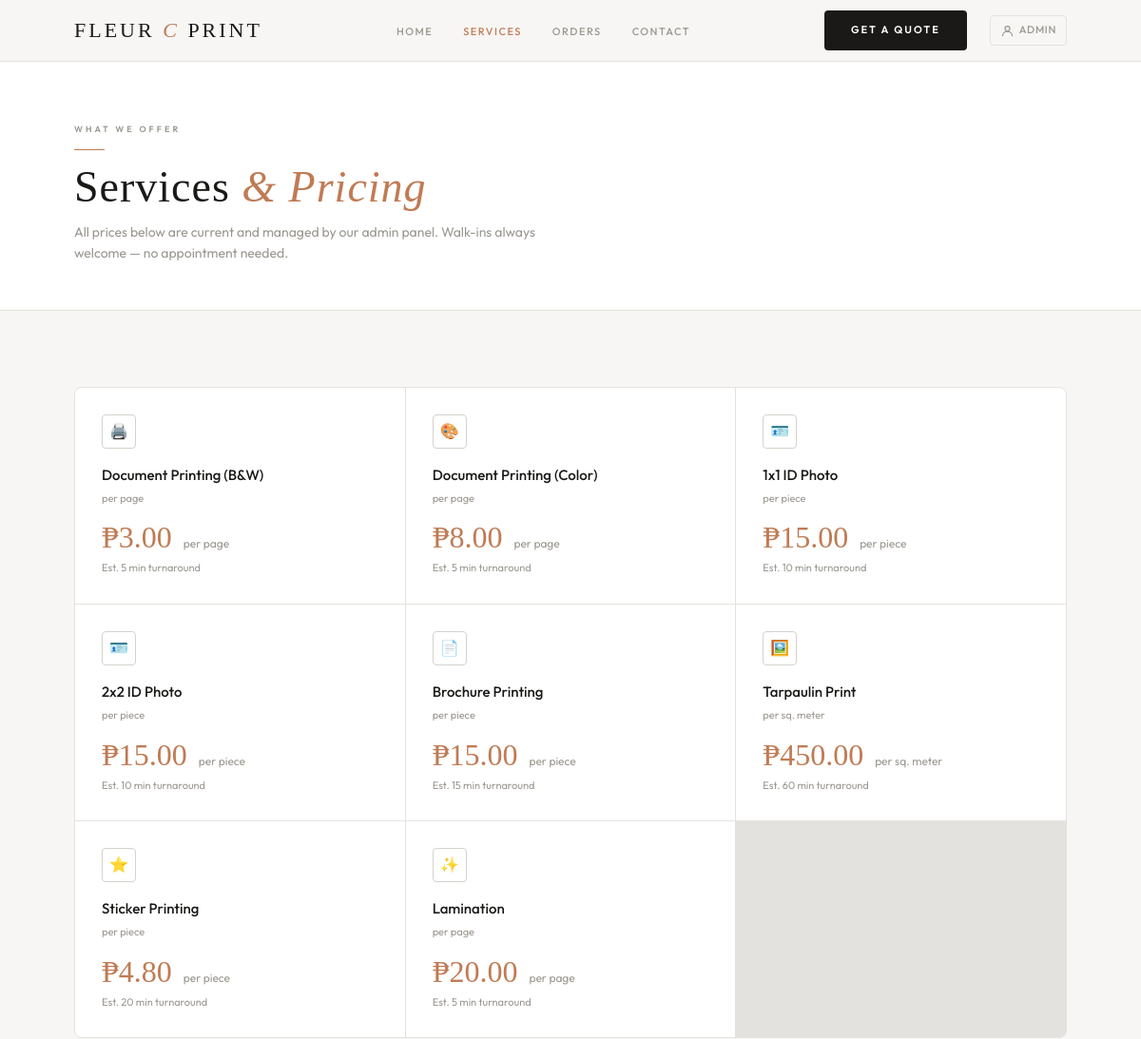
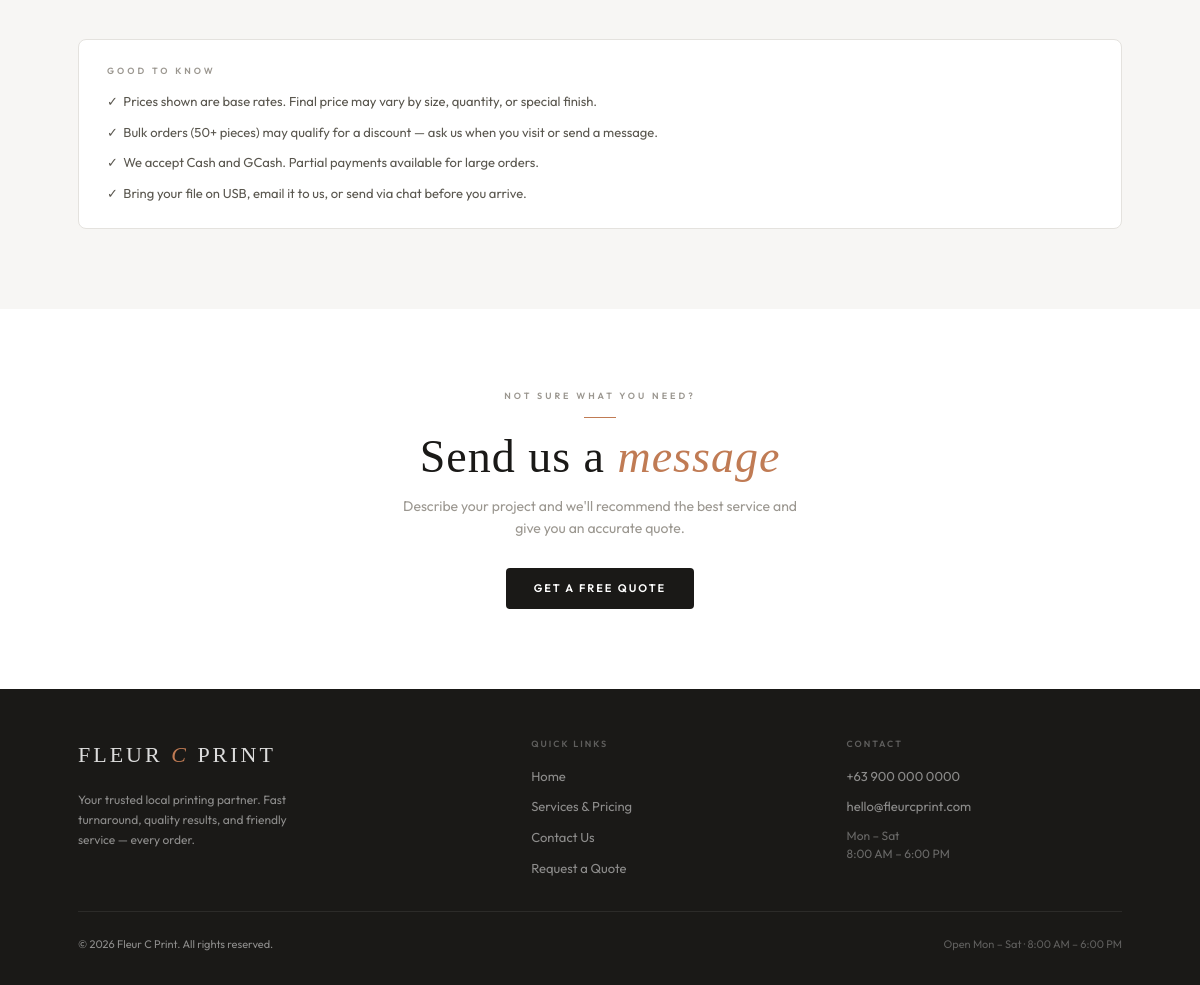
/services.php, run on the app's committed database (2 pictures, top to bottom).
### tables this page shows
CREATE TABLE services (
  id            INT PRIMARY KEY AUTO_INCREMENT,
  slug          VARCHAR(50) UNIQUE,
  name          VARCHAR(100) NOT NULL,
  base_price    DECIMAL(10,2) NOT NULL,
  unit_label    VARCHAR(30),
  est_minutes   INT DEFAULT 15,
  is_active     TINYINT(1) DEFAULT 1,
  sort_order    INT DEFAULT 0
);

### config/database.php (called while the page is built, shortened)
<?php
function db(): PDO {
    static $pdo = null;
    if ($pdo === null) {
        $dsn = sprintf(
            'mysql:host=%s;dbname=%s;charset=%s',
            DB_HOST, DB_NAME, DB_CHARSET
        );
        $options = [
            PDO::ATTR_ERRMODE            => PDO::ERRMODE_EXCEPTION,
            PDO::ATTR_DEFAULT_FETCH_MODE => PDO::FETCH_ASSOC,
            PDO::ATTR_EMULATE_PREPARES   => false,
        ];
        try {
            $pdo = new PDO($dsn, DB_USER, DB_PASS, $options);
        } catch (PDOException $e) {
            error_log('DB connection failed: ' . $e->getMessage());
            http_response_code(503);
            $err_page = dirname(__DIR__) . '/public/error_db.php';
            if (file_exists($err_page)) {
                include $err_page;
            } else {
                echo '<!DOCTYPE html><html><head><meta charset="UTF-8"><title>Service Unavailable</title>'
                   . '<style>body{font-family:sans-serif;display:flex;align-items:center;justify-content:center;min-height:100vh;background:#f7f6f4}</style></head>'
                   . '<body><div style="text-align:center"><h2>We\'ll be right back</h2>'
                   . '<p style="color:#9b9790">A technical issue occurred. Please try again in a moment.</p></div></body></html>';
            }
            exit;
        }
    }
    return $pdo;
}

### includes/functions.php (called while the page is built, shortened)
<?php
require_once dirname(__DIR__) . '/config/database.php';
function e(string $str): string {
    return htmlspecialchars($str, ENT_QUOTES | ENT_SUBSTITUTE, 'UTF-8');
}

### services.php (the view, shortened to what this page needs)
<!DOCTYPE html>
<html lang="en">
<head>
    <link rel="stylesheet" href="/fleur-c-print/style.css">
</head>
<body>
</body>
</html>
<?php
require_once __DIR__ . '/config/database.php';
require_once __DIR__ . '/includes/functions.php';
require_once __DIR__ . '/public/header.php';
require_once __DIR__ . '/public/footer.php';
$services = db()->query(
    "SELECT * FROM services WHERE is_active = 1 ORDER BY sort_order"
)->fetchAll();
$icons = [
    'doc_bw'     => '🖨️',
    'doc_color'  => '🎨',
    'photo_1x1'  => '🪪',
    'photo_2x2'  => '🪪',
    'brochure'   => '📄',
    'tarpaulin'  => '🖼️',
    'sticker'    => '⭐',
    'lamination' => '✨',
];
?>
<section class="page-hero">
  <div class="container">
    <p class="label">What we offer</p>
    <div class="rule"></div>
    <h1 class="section-title">Services <em>&amp; Pricing</em></h1>
    <p class="section-sub">
      All prices below are current and managed by our admin panel. Walk-ins always welcome — no appointment needed.
    </p>
  </div>
</section>
<section class="section">
  <div class="container">
    <?php if (empty($services)): ?>
    <p style="text-align:center;color:var(--text-3);padding:60px 0;">
      No services available right now. Please check back later or call us directly.
    </p>
    <?php else: ?>
    <div class="services-grid">
      <?php foreach ($services as $svc): ?>
      <div class="service-card">
        <div class="service-icon">
          <?= $icons[$svc['slug']] ?? '🖨️' ?>
        </div>
        <div class="service-name"><?= e($svc['name']) ?></div>
        <div class="service-unit"><?= e($svc['unit_label']) ?></div>
        <div class="service-price">
          ₱<?= number_format($svc['base_price'], 2) ?>
          <span><?= e($svc['unit_label']) ?></span>
        </div>
        <?php if ($svc['est_minutes']): ?>
        <div class="service-time">
          Est. <?= (int)$svc['est_minutes'] ?> min turnaround
        </div>
        <?php endif; ?>
      </div>
      <?php endforeach; ?>
    </div>
    <?php endif; ?>
    <div style="margin-top:40px;padding:24px 28px;background:var(--white);border:1px solid var(--border);border-radius:var(--radius-lg);">
      <p class="label" style="margin-bottom:12px;">Good to know</p>
      <ul style="list-style:none;display:flex;flex-direction:column;gap:10px;">
        <li style="font-size:13px;color:var(--text-2);">
          ✓ &nbsp;Prices shown are base rates. Final price may vary by size, quantity, or special finish.
        </li>
        <li style="font-size:13px;color:var(--text-2);">
          ✓ &nbsp;Bulk orders (50+ pieces) may qualify for a discount — ask us when you visit or send a message.
        </li>
        <li style="font-size:13px;color:var(--text-2);">
          ✓ &nbsp;We accept Cash and GCash. Partial payments available for large orders.
        </li>
        <li style="font-size:13px;color:var(--text-2);">
          ✓ &nbsp;Bring your file on USB, email it to us, or send via chat before you arrive.
        </li>
      </ul>
    </div>
  </div>
</section>
<section class="section section-alt">
  <div class="container" style="text-align:center;">
    <p class="label">Not sure what you need?</p>
    <div class="rule rule-center"></div>
    <h2 class="section-title">Send us a <em>message</em></h2>
    <p style="font-size:14px;color:var(--text-3);margin:12px auto 28px;max-width:400px;">
      Describe your project and we'll recommend the best service and give you an accurate quote.
    </p>
    <a href="/fleur-c-print/contact.php" class="btn btn-dark">Get a Free Quote</a>
  </div>
</section>

### style.css (style rules this page uses)
:root { --white: #ffffff; --bg: #f7f6f4; --surface: #ffffff; --surface2: #f2f1ef; --border: #e4e2de; --border2: #d5d2cc; --text: #1a1917; --text-2: #5a574f; --text-3: #9b9790; --accent: #c07b54; --accent-lt: #f5ece6; --accent-dk: #9a5e3a; --green: #4a7c59; --green-lt: #e8f2eb; --red: #b94040; --red-lt: #faeaea; --radius: 4px; --radius-lg: 8px; --tr: .18s ease; --max: 1100px; }
*, *::before, *::after { margin: 0; padding: 0; box-sizing: border-box; }
html { scroll-behavior: smooth; }
body { font-family: 'Outfit', sans-serif; background: var(--bg); color: var(--text); font-size: 15px; line-height: 1.6; -webkit-font-smoothing: antialiased; }
a { color: inherit; text-decoration: none; }
.container { width: 100%; max-width: var(--max); margin: 0 auto; padding: 0 28px; }
.section { padding: 80px 0; }
.section-alt { background: var(--white); }
.label { font-size: 9px; font-weight: 600; letter-spacing: 3px; text-transform: uppercase; color: var(--text-3); }
.section-title { font-family: 'Cormorant Garamond', serif; font-size: clamp(32px, 5vw, 46px); font-weight: 300; letter-spacing: 1px; line-height: 1.1; color: var(--text); }
.section-title em { font-style: italic; color: var(--accent); }
.section-sub { font-size: 14px; color: var(--text-3); margin-top: 10px; max-width: 500px; }
.rule { width: 32px; height: 1px; background: var(--accent); margin: 14px 0; }
.rule-center { margin: 14px auto; }
.btn { display: inline-flex; align-items: center; gap: 8px; padding: 12px 28px; border-radius: var(--radius); font-size: 11px; font-weight: 600; letter-spacing: 2px; text-transform: uppercase; border: none; cursor: pointer; transition: all var(--tr); white-space: nowrap; }
.btn-dark { background: var(--text); color: var(--white); }
.services-grid { display: grid; grid-template-columns: repeat(auto-fill, minmax(280px, 1fr)); gap: 1px; background: var(--border); border: 1px solid var(--border); border-radius: var(--radius-lg); overflow: hidden; }
.service-card { background: var(--white); padding: 28px; transition: background var(--tr); cursor: default; }
.service-icon { width: 36px; height: 36px; border: 1px solid var(--border2); border-radius: var(--radius); display: flex; align-items: center; justify-content: center; font-size: 16px; margin-bottom: 16px; transition: border-color var(--tr), background var(--tr); }
.service-name { font-size: 15px; font-weight: 500; margin-bottom: 4px; color: var(--text); }
.service-unit { font-size: 11px; color: var(--text-3); margin-bottom: 16px; }
.service-price { font-family: 'Cormorant Garamond', serif; font-size: 32px; font-weight: 300; color: var(--accent); line-height: 1; }
.service-price span { font-family: 'Outfit', sans-serif; font-size: 12px; color: var(--text-3); font-weight: 400; margin-left: 4px; }
.service-time { font-size: 11px; color: var(--text-3); margin-top: 8px; }
.page-hero { padding: 64px 0 48px; border-bottom: 1px solid var(--border); background: var(--white); }

### data on the page
services: slug "🖨️", name "Document Printing (B&W)", unit_label "per page", base_price "3.00", est_minutes "5"
services: slug "🎨", name "Document Printing (Color)", unit_label "per page", base_price "8.00", est_minutes "5"
services: slug "🪪", name "1x1 ID Photo", unit_label "per piece", base_price "15.00", est_minutes "10"
services: slug "🪪", name "2x2 ID Photo", unit_label "per piece", base_price "15.00", est_minutes "10"
services: slug "📄", name "Brochure Printing", unit_label "per piece", base_price "15.00", est_minutes "15"
services: slug "🖼️", name "Tarpaulin Print", unit_label "per sq. meter", base_price "450.00", est_minutes "60"
services: slug "⭐", name "Sticker Printing", unit_label "per piece", base_price "4.80", est_minutes "20"
services: slug "✨", name "Lamination", unit_label "per page", base_price "20.00", est_minutes "5"
